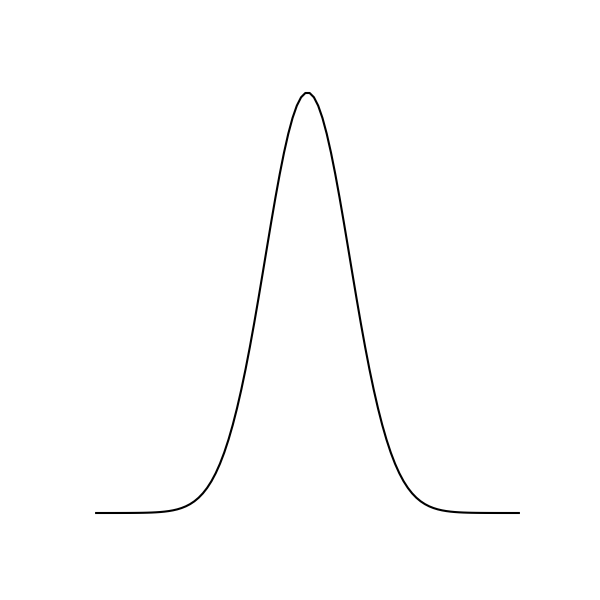

Here is the Python script that generated this plot:
#!/usr/bin/python3
import numpy as np
from scipy.stats import norm
import matplotlib.pyplot as plt

x = np.linspace(-5., 5., 100)
fig = plt.figure(1, figsize=(6.0, 6.0))
plt.plot(x, norm.pdf(x), color="black")
plt.axis("off")
plt.savefig("gaus.png")
plt.show()


